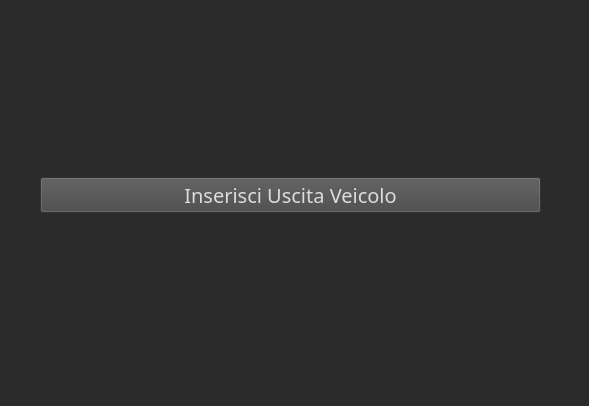
<?xml version="1.0" encoding="UTF-8"?>
<ui version="4.0">
 <class>Ingresso</class>
 <widget class="QWidget" name="Ingresso">
  <property name="geometry">
   <rect>
    <x>0</x>
    <y>0</y>
    <width>589</width>
    <height>406</height>
   </rect>
  </property>
  <property name="windowTitle">
   <string>Form</string>
  </property>
  <property name="styleSheet">
   <string notr="true">background-color: rgb(43, 43, 43);</string>
  </property>
  <widget class="QWidget" name="layoutWidget">
   <property name="geometry">
    <rect>
     <x>40</x>
     <y>40</y>
     <width>501</width>
     <height>311</height>
    </rect>
   </property>
   <layout class="QVBoxLayout" name="verticalLayout">
    <item>
     <widget class="QPushButton" name="pushButton">
      <property name="font">
       <font>
        <family>Bahnschrift</family>
        <pointsize>15</pointsize>
       </font>
      </property>
      <property name="styleSheet">
       <string notr="true">background-color: rgb(71, 71, 71);
color: rgb(220, 220, 220)</string>
      </property>
      <property name="text">
       <string>Inserisci Uscita Veicolo</string>
      </property>
     </widget>
    </item>
   </layout>
  </widget>
 </widget>
 <resources/>
 <connections/>
</ui>
